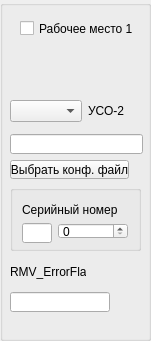
   <widget class="QGroupBox" name="groupBox_workPlace1">
    <property name="geometry">
     <rect>
      <x>10</x>
      <y>170</y>
      <width>151</width>
      <height>341</height>
     </rect>
    </property>
    <property name="title">
     <string/>
    </property>
    <widget class="QWidget" name="layoutWidget">
     <property name="geometry">
      <rect>
       <x>10</x>
       <y>100</y>
       <width>127</width>
       <height>22</height>
      </rect>
     </property>
     <layout class="QHBoxLayout" name="horizontalLayout">
      <item>
       <widget class="QComboBox" name="comboBox_portListOptical"/>
      </item>
      <item>
       <widget class="QLabel" name="label_2">
        <property name="text">
         <string>УСО-2</string>
        </property>
       </widget>
      </item>
     </layout>
    </widget>
    <widget class="QToolButton" name="toolButton_selectConfigFile">
     <property name="geometry">
      <rect>
       <x>10</x>
       <y>160</y>
       <width>119</width>
       <height>19</height>
      </rect>
     </property>
     <property name="text">
      <string>Выбрать конф. файл</string>
     </property>
    </widget>
    <widget class="QLabel" name="label_RMV_ErrorFlags">
     <property name="geometry">
      <rect>
       <x>10</x>
       <y>264</y>
       <width>76</width>
       <height>16</height>
      </rect>
     </property>
     <property name="text">
      <string>RMV_ErrorFlags</string>
     </property>
    </widget>
    <widget class="QLineEdit" name="lineEdit_RMV_ErrorFlags">
     <property name="geometry">
      <rect>
       <x>10</x>
       <y>292</y>
       <width>100</width>
       <height>20</height>
      </rect>
     </property>
     <property name="minimumSize">
      <size>
       <width>100</width>
       <height>0</height>
      </size>
     </property>
    </widget>
    <widget class="QLineEdit" name="lineEdit_selectConfigFile">
     <property name="geometry">
      <rect>
       <x>10</x>
       <y>134</y>
       <width>133</width>
       <height>20</height>
      </rect>
     </property>
    </widget>
    <widget class="QLabel" name="label_RMV_ErrorFlags_tick">
     <property name="geometry">
      <rect>
       <x>90</x>
       <y>290</y>
       <width>20</width>
       <height>20</height>
      </rect>
     </property>
     <property name="text">
      <string/>
     </property>
    </widget>
    <widget class="QGroupBox" name="groupBox_HarwareConfiguration">
     <property name="geometry">
      <rect>
       <x>10</x>
       <y>185</y>
       <width>131</width>
       <height>66</height>
      </rect>
     </property>
     <property name="minimumSize">
      <size>
       <width>70</width>
       <height>0</height>
      </size>
     </property>
     <property name="maximumSize">
      <size>
       <width>16777215</width>
       <height>250</height>
      </size>
     </property>
     <property name="title">
      <string/>
     </property>
     <layout class="QGridLayout" name="gridLayout_13">
      <item row="0" column="0" colspan="2">
       <widget class="QLabel" name="label_3">
        <property name="minimumSize">
         <size>
          <width>0</width>
          <height>20</height>
         </size>
        </property>
        <property name="text">
         <string>Серийный номер</string>
        </property>
       </widget>
      </item>
      <item row="1" column="0">
       <widget class="QLineEdit" name="lineEdit_serial">
        <property name="minimumSize">
         <size>
          <width>30</width>
          <height>20</height>
         </size>
        </property>
        <property name="maximumSize">
         <size>
          <width>30</width>
          <height>16777215</height>
         </size>
        </property>
       </widget>
      </item>
      <item row="1" column="1">
       <widget class="QSpinBox" name="spinBox_serial_">
        <property name="minimumSize">
         <size>
          <width>70</width>
          <height>0</height>
         </size>
        </property>
        <property name="maximumSize">
         <size>
          <width>70</width>
          <height>16777215</height>
         </size>
        </property>
       </widget>
      </item>
     </layout>
    </widget>
    <widget class="QCheckBox" name="checkBox_workPlace1">
     <property name="geometry">
      <rect>
       <x>20</x>
       <y>20</y>
       <width>131</width>
       <height>17</height>
      </rect>
     </property>
     <property name="text">
      <string>Рабочее место 1</string>
     </property>
    </widget>
   </widget>
